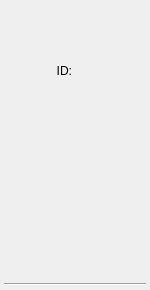
<?xml version="1.0" encoding="UTF-8"?>
<ui version="4.0">
 <class>CameraSettingsWidget</class>
 <widget class="QWidget" name="CameraSettingsWidget">
  <property name="geometry">
   <rect>
    <x>0</x>
    <y>0</y>
    <width>150</width>
    <height>290</height>
   </rect>
  </property>
  <property name="minimumSize">
   <size>
    <width>150</width>
    <height>290</height>
   </size>
  </property>
  <property name="maximumSize">
   <size>
    <width>150</width>
    <height>290</height>
   </size>
  </property>
  <property name="windowTitle">
   <string>Form</string>
  </property>
  <layout class="QVBoxLayout" name="verticalLayout">
   <property name="leftMargin">
    <number>4</number>
   </property>
   <property name="topMargin">
    <number>4</number>
   </property>
   <property name="rightMargin">
    <number>4</number>
   </property>
   <property name="bottomMargin">
    <number>4</number>
   </property>
   <item>
    <layout class="QHBoxLayout" name="horizontalLayout">
     <item>
      <widget class="QLabel" name="cameralabel">
       <property name="text">
        <string>ID:</string>
       </property>
       <property name="alignment">
        <set>Qt::AlignRight|Qt::AlignTrailing|Qt::AlignVCenter</set>
       </property>
      </widget>
     </item>
     <item>
      <widget class="QLabel" name="cameraid">
       <property name="text">
        <string>&lt;ID&gt;</string>
       </property>
      </widget>
     </item>
    </layout>
   </item>
   <item>
    <widget class="RPIMoCap::Visualization::ExtrinsicWidget" name="extrinsic" native="true"/>
   </item>
   <item>
    <widget class="Line" name="line">
     <property name="orientation">
      <enum>Qt::Horizontal</enum>
     </property>
    </widget>
   </item>
  </layout>
 </widget>
 <customwidgets>
  <customwidget>
   <class>RPIMoCap::Visualization::ExtrinsicWidget</class>
   <extends>QWidget</extends>
   <header>RPIMoCap/extrinsicwidget.h</header>
   <container>1</container>
  </customwidget>
 </customwidgets>
 <resources/>
 <connections/>
</ui>
